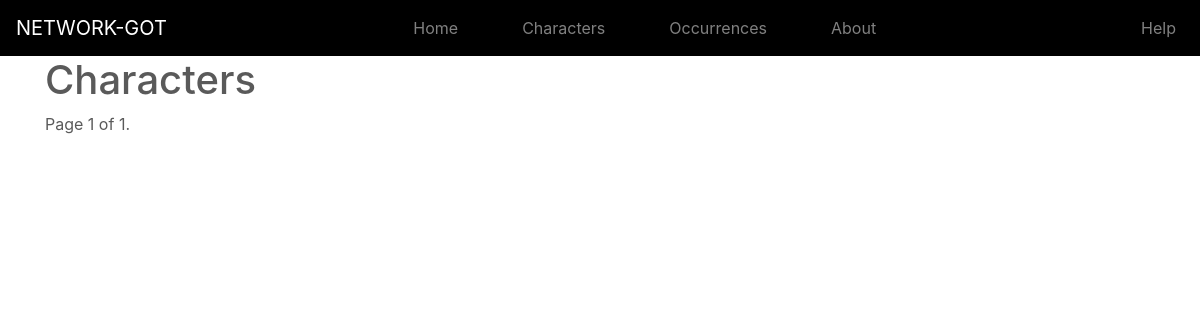
Before: /occurrences/ with the older database file.
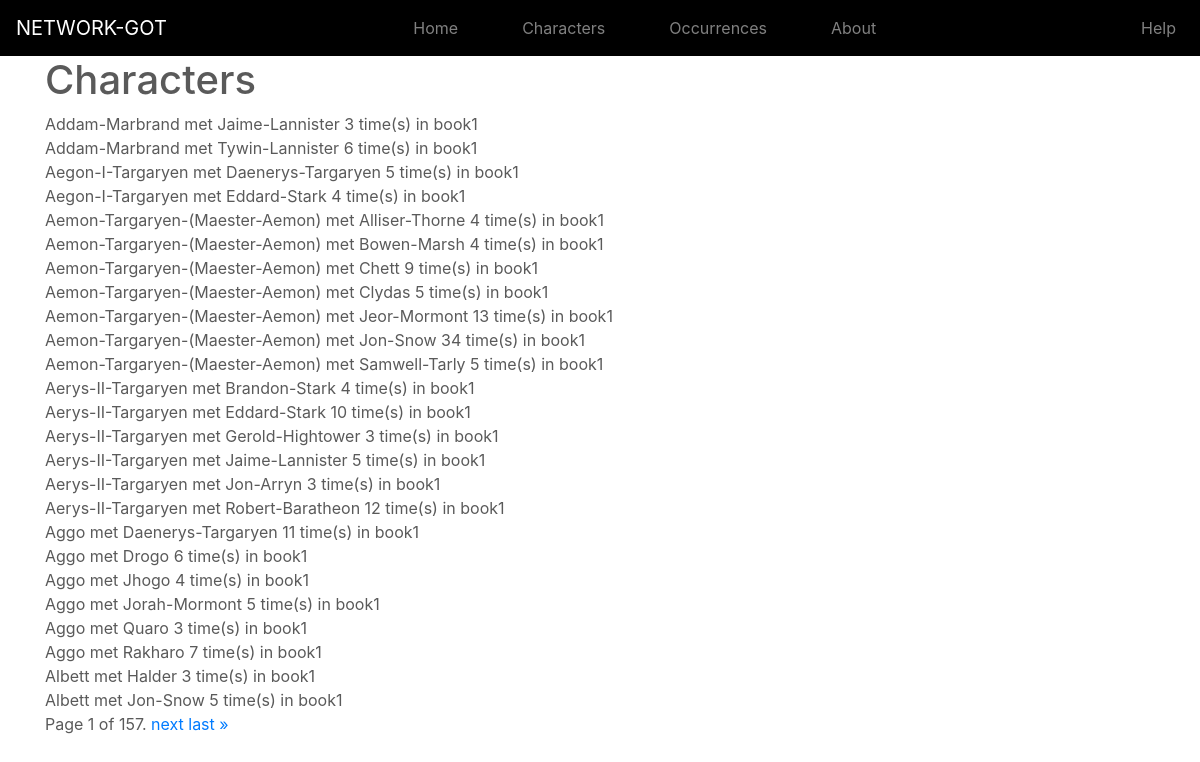
After: the same page with the newer database file.
### app/models.py (models this page shows, shortened)
class CoOccur(models.Model):
  source = models.ForeignKey(Character, related_name="targeted",on_delete=models.CASCADE)
  target = models.ForeignKey(Character, related_name="sourced",on_delete=models.CASCADE)
  book = models.ForeignKey(Book, related_name="from_book",on_delete=models.CASCADE)
  weight = models.PositiveIntegerField()

class Character(models.Model):
  name = models.CharField(max_length=100, unique=True)
  description = models.TextField(blank=True, default='')
  image = image = models.ImageField(upload_to='uploaded_images',blank=True)
  co_occurences = models.ManyToManyField("self",through='CoOccur',blank=True,symmetrical=False)

class Book(models.Model):
  name = models.CharField(max_length=50, unique=True)
  description = models.TextField(blank=True, default='')

### app/views.py (the view)
# urls.py: path('occurrences/', views.all_occurrences, name='app-occurrences'),
def all_occurrences(request):
    occurrence_list = CoOccur.objects.all()
    paginator = Paginator(occurrence_list, 25)
    page = request.GET.get('page')
    occurrences = paginator.get_page(page)
    return render(request, 'app/co_occur_list.html', {'title': 'Co-occurrences', 'occurrences':occurrences})

### app/templates/app/co_occur_list.html (shortened to what this page needs)
{% extends "app/base.html" %}
{% block content %}
    <h1>Characters</h1>
    {% for occurrence in occurrences %}
    {{ occurrence.source.name }} met {{ occurrence.target.name }} {{ occurrence.weight }} time(s) in {{ occurrence.book.name }}<br>
    {% endfor %}
<div class="pagination">
    <span class="step-links">
        <span class="current">
            Page {{ occurrences.number }} of {{ occurrences.paginator.num_pages }}.
        </span>
        {% if occurrences.has_next %}
            <a href="?page={{ occurrences.next_page_number }}">next</a>
            <a href="?page={{ occurrences.paginator.num_pages }}">last &raquo;</a>
        {% endif %}
    </span>
</div>
{% endblock content %}

Changed rows visible on the page:
added CoOccur: source.name "Addam-Marbrand", target.name "Jaime-Lannister", weight "3", book.name "book1"
added CoOccur: source.name "Addam-Marbrand", target.name "Tywin-Lannister", weight "6", book.name "book1"
added CoOccur: source.name "Aegon-I-Targaryen", target.name "Daenerys-Targaryen", weight "5", book.name "book1"
added CoOccur: source.name "Aegon-I-Targaryen", target.name "Eddard-Stark", weight "4", book.name "book1"
added CoOccur: source.name "Aemon-Targaryen-(Maester-Aemon)", target.name "Alliser-Thorne", weight "4", book.name "book1"
added CoOccur: source.name "Aemon-Targaryen-(Maester-Aemon)", target.name "Bowen-Marsh", weight "4", book.name "book1"
added CoOccur: source.name "Aemon-Targaryen-(Maester-Aemon)", target.name "Chett", weight "9", book.name "book1"
added CoOccur: source.name "Aemon-Targaryen-(Maester-Aemon)", target.name "Clydas", weight "5", book.name "book1"
added CoOccur: source.name "Aemon-Targaryen-(Maester-Aemon)", target.name "Jeor-Mormont", weight "13", book.name "book1"
added CoOccur: source.name "Aemon-Targaryen-(Maester-Aemon)", target.name "Jon-Snow", weight "34", book.name "book1"
added CoOccur: source.name "Aemon-Targaryen-(Maester-Aemon)", target.name "Samwell-Tarly", weight "5", book.name "book1"
added CoOccur: source.name "Aerys-II-Targaryen", target.name "Brandon-Stark", weight "4", book.name "book1"
added CoOccur: source.name "Aerys-II-Targaryen", target.name "Eddard-Stark", weight "10", book.name "book1"
added CoOccur: source.name "Aerys-II-Targaryen", target.name "Gerold-Hightower", weight "3", book.name "book1"
added CoOccur: source.name "Aerys-II-Targaryen", target.name "Jaime-Lannister", weight "5", book.name "book1"
added CoOccur: source.name "Aerys-II-Targaryen", target.name "Jon-Arryn", weight "3", book.name "book1"
added CoOccur: source.name "Aerys-II-Targaryen", target.name "Robert-Baratheon", weight "12", book.name "book1"
added CoOccur: source.name "Aggo", target.name "Daenerys-Targaryen", weight "11", book.name "book1"
added CoOccur: source.name "Aggo", target.name "Drogo", weight "6", book.name "book1"
added CoOccur: source.name "Aggo", target.name "Jhogo", weight "4", book.name "book1"
added CoOccur: source.name "Aggo", target.name "Jorah-Mormont", weight "5", book.name "book1"
added CoOccur: source.name "Aggo", target.name "Quaro", weight "3", book.name "book1"
added CoOccur: source.name "Aggo", target.name "Rakharo", weight "7", book.name "book1"
added CoOccur: source.name "Albett", target.name "Halder", weight "3", book.name "book1"
added CoOccur: source.name "Albett", target.name "Jon-Snow", weight "5", book.name "book1"
Other visible differences:
{{ occurrences.paginator.num_pages }}: "1" → "157"
text now shown: "next last »"
